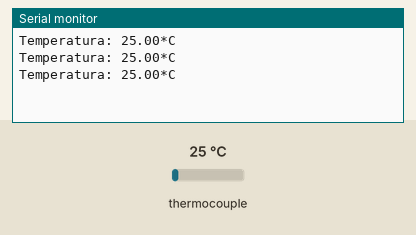
This sketch was run on a simulated Arduino Uno, built with avr-gcc and run on an emulated ATmega328P. Parts: the last lines printed to the serial monitor. The test bench sets the inputs (shaded band); at power-on: thermocouple 25 °C.

Above: at 1.7 s.
1.8 s: thermocouple set to 6 °C
At 2.4 s:
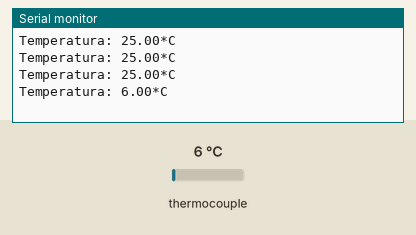
3.3 s: thermocouple set to 75 °C
At 3.9 s:
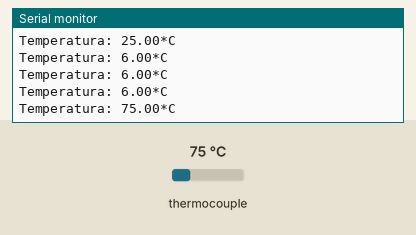
Timing chart, 0 to 6.3 s (numbered marks = the images above; inputs shaded):
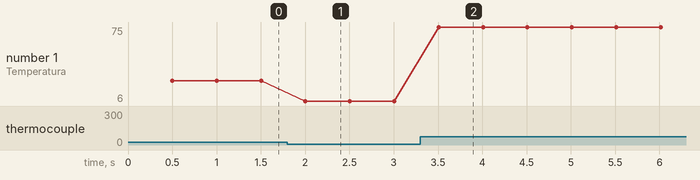

The sketch:

Termopar.ino
```cpp
#include "max6675.h" //INCLUSÃO DE BIBLIOTECA

int ktcSO = 8; //PINO DIGITAL (SO)
int ktcCS = 9; //PINO DIGITAL (CS)
int ktcCLK = 10; //PINO DIGITAL (CLK / SCK)

MAX6675 ktc(ktcCLK, ktcCS, ktcSO); //CRIA UMA INSTÂNCIA UTILIZANDO OS PINOS (CLK, CS, SO)

void setup(){
  Serial.begin(9600); //INICIALIZA A SERIAL
  delay(500); //INTERVALO DE 500 MILISSEGUNDOS
}

void loop(){
   Serial.print("Temperatura: "); //IMPRIME O TEXTO NO MONITOR SERIAL
   Serial.print(ktc.readCelsius()); //IMPRIME NO MONITOR SERIAL A TEMPERATURA MEDIDA
   Serial.println("*C"); //IMPRIME O TEXTO NO MONITOR SERIAL
   delay(500); //INTERVALO DE 500 MILISSEGUNDOS
}
```

Measured:
- after the input at 1.8 s, the serial monitor: prints a new line after 0.20 s (image 1)
- after the input at 3.3 s, the serial monitor: prints a new line after 0.21 s (image 2)
- plotted number 1: 25 → 6 after the input at 1.8 s, 6 → 75 after the input at 3.3 s
